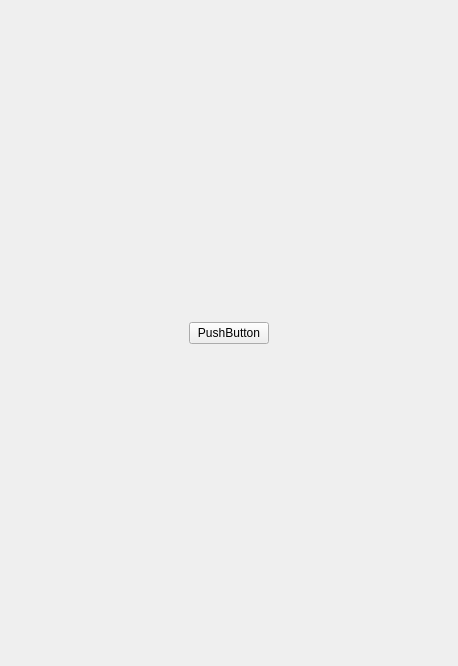
<?xml version="1.0" encoding="UTF-8"?>
<ui version="4.0">
 <class>MainWindow</class>
 <widget class="QMainWindow" name="MainWindow">
  <property name="geometry">
   <rect>
    <x>0</x>
    <y>0</y>
    <width>458</width>
    <height>666</height>
   </rect>
  </property>
  <property name="windowTitle">
   <string>MainWindow</string>
  </property>
  <widget class="QWidget" name="centralWidget">
   <layout class="QHBoxLayout" name="horizontalLayout">
    <item>
     <widget class="QPushButton" name="loadBtn">
      <property name="sizePolicy">
       <sizepolicy hsizetype="Maximum" vsizetype="Fixed">
        <horstretch>0</horstretch>
        <verstretch>0</verstretch>
       </sizepolicy>
      </property>
      <property name="text">
       <string>PushButton</string>
      </property>
     </widget>
    </item>
    <item>
     <layout class="QFormLayout" name="formLayout"/>
    </item>
   </layout>
  </widget>
 </widget>
 <layoutdefault spacing="6" margin="11"/>
 <resources/>
 <connections/>
</ui>
